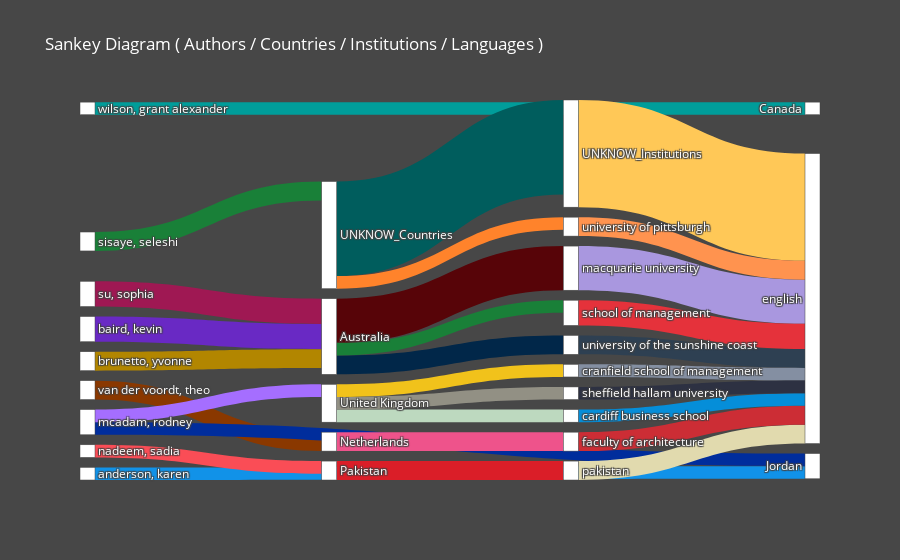

The code cell stored with this chart in its notebook:
### Code cell
# Sankey Diagram (An interactive plot)
# Arguments: view  = 'notebook', 'browser' ('notebook' -> To plot in your prefered Notebook App. 'browser' -> To plot in your prefered browser window);
#            entry = a list of any length of the following keys -> 'aut', 'cout', 'inst', 'jou', 'kwa', 'kwp', 'lan';
#            topn  = Total number entities
bibfile.sankey_diagram(view = 'notebook', entry = ['aut', 'cout', 'inst', 'lan'], topn = 10)

# PS: The white bars can be dragged

### Figure 1 — Plotly figure (JSON) as saved in the notebook; plotly's stock layout.template omitted (floating-point values rounded to 4 significant figures; data arrays with more than 128 entries replaced by an {"elided": "..."} marker saying what was removed)
{"data": [{"arrangement": "freeform", "link": {"color": {"elided": "1109 str values"}, "source": [2, 0, 4, 5, 3, 6, 12, 1, 8, 1, 1157, 712, 684, 712, 673, 703, 1157, 712, 703, 703, 1158, 808, 965, 1098, 812, 1089, 943, 1106, 837, 950], "target": [712, 712, 1157, 712, 684, 711, 673, 711, 672, 703, 1158, 808, 943, 1098, 812, 837, 1089, 965, 1106, 950, 1154, 1154, 1154, 1154, 1154, 1154, 1154, 1154, 1154, 1154], "value": [4, 4, 3, 3, 3, 2, 2, 2, 2, 2, 15, 7, 3, 3, 3, 2, 2, 2, 2, 2, 17, 7, 4, 3, 3, 3, 3, 2, 2, 2]}, "node": {"color": "white", "label": {"elided": "1160 str values"}, "pad": 10, "thickness": 15}, "type": "sankey"}], "layout": {"font": {"color": "white", "size": 12}, "hovermode": "closest", "paper_bgcolor": "#474747", "title": {"text": "Sankey Diagram ( Authors / Countries / Institutions / Languages )"}}}
